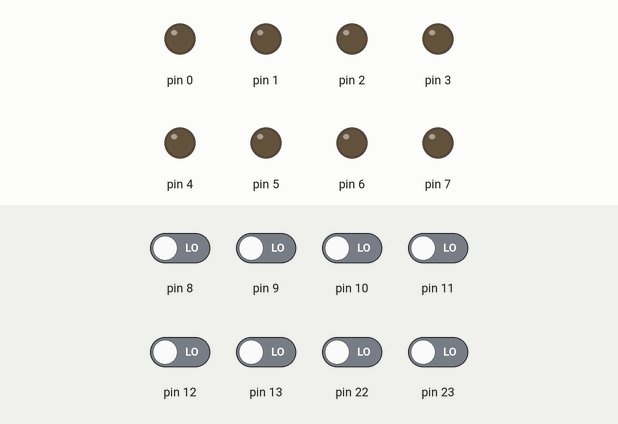
Recording of a sketch running on a simulated Arduino Uno, built with avr-gcc and run on an emulated ATmega328P. Shown: output pins drawn as LEDs (lit = HIGH). The inputs (shaded band) are chosen by the test bench; at power-on: pin 8–13, pin 22, pin 23 LOW.

Above: at 2.8 s.
2.9 s: pin 10 driven HIGH
At 6.7 s:
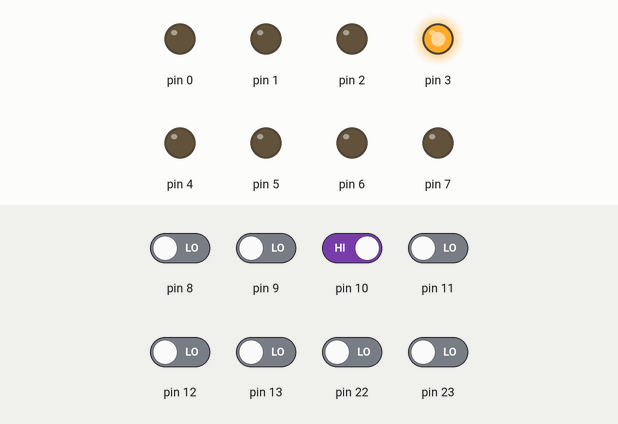
7.0 s: pin 11 driven HIGH
At 7.9 s:
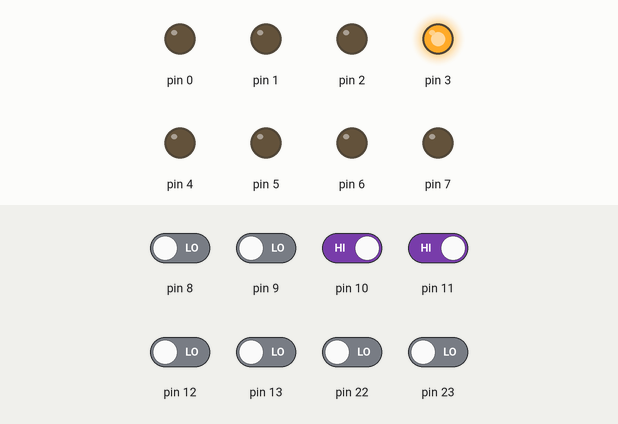
8.5 s: pin 11 driven LOW
At 9.8 s:
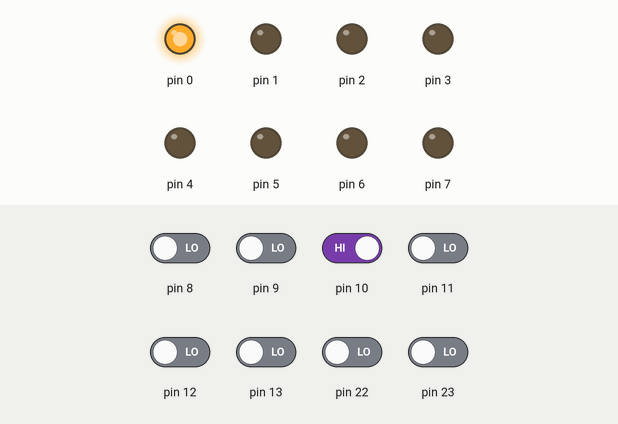
12.6 s: pin 8 driven HIGH
Timing chart, 0 to 17.7 s (numbered marks = the images above; inputs shaded):
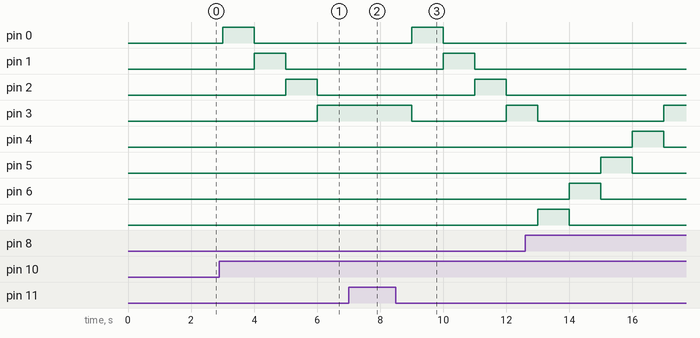

The sketch:

part2.ino
```cpp
int counter_LL = 1;
int counter_HH = 1;
int timer = 0;
int counter_HL = 128;
int counter_LH = 128;
int val;
bool left_or_right_LL = true;
bool left_or_right_HH = true;

void setup()
{
  DDRD = 0xff;
  DDRB = 0x00;
}

void loop()
{
  val = PINB;
  if(val == 5){
    PORTD = counter_HL;
    counter_HL = (counter_HL * 128 + counter_HL / 2) % 256;
  }
  else if(val == 6){
    PORTD = counter_LH;
    if(timer % 2 == 0){
      counter_LH = 1 << (7 - (timer % 8));
    }
    else{
      counter_LH = 1 << (timer % 8);
    }
    timer++;
  }
  else if(val == 7){
    PORTD = counter_HH;
    if(left_or_right_HH){
      counter_HH = (counter_HH / 128 + counter_HH * 2) % 256;
    }
    else{
      counter_HH = (counter_HH * 128 + counter_HH / 2) % 256;
    }
    if(counter_HH == 8 || counter_HH == 16){
      left_or_right_HH = !left_or_right_HH;
    }
  }
  else if(val == 4){
    PORTD = counter_LL;
    if(left_or_right_LL)
    {
      counter_LL = counter_LL*2;
    }
    else
    {
      counter_LL = counter_LL/2;
    }
    if(counter_LL==128 || counter_LL==1)
    {
      left_or_right_LL = !left_or_right_LL;
    }
  }
  if(val != 6){
    timer = 0;
    counter_LH = 128;
  }
  if(val != 5)
    counter_HL = 128;
  if(val != 7){
      counter_HH = 1;
      left_or_right_HH = true;
  }
  if(val != 4){
    counter_LL = 1;
  }
  delay(1000);
}
```

Measured:
- after the input at 2.9 s, pin 0: LOW → HIGH after 0.10 s, → LOW 1.0 s later; pin 1: LOW → HIGH after 1.1 s, → LOW 1.0 s later; pin 2: LOW → HIGH after 2.1 s, → LOW 1.0 s later; pin 3: LOW → HIGH after 3.1 s
- after the input at 7.0 s, pin 3: stays HIGH (without the input it goes to LOW after 0.00 s); pin 4: stays LOW (without the input it goes to HIGH after 0.00 s); pin 5: stays LOW (without the input it goes to HIGH after 1.0 s)
- after the input at 8.5 s, pin 0: LOW → HIGH after 0.50 s, → LOW 1.0 s later; pin 1: LOW → HIGH after 1.5 s, → LOW 1.0 s later; pin 2: LOW → HIGH after 2.5 s, → LOW 1.0 s later; pin 3: HIGH → LOW after 0.50 s, → HIGH 3.0 s later
